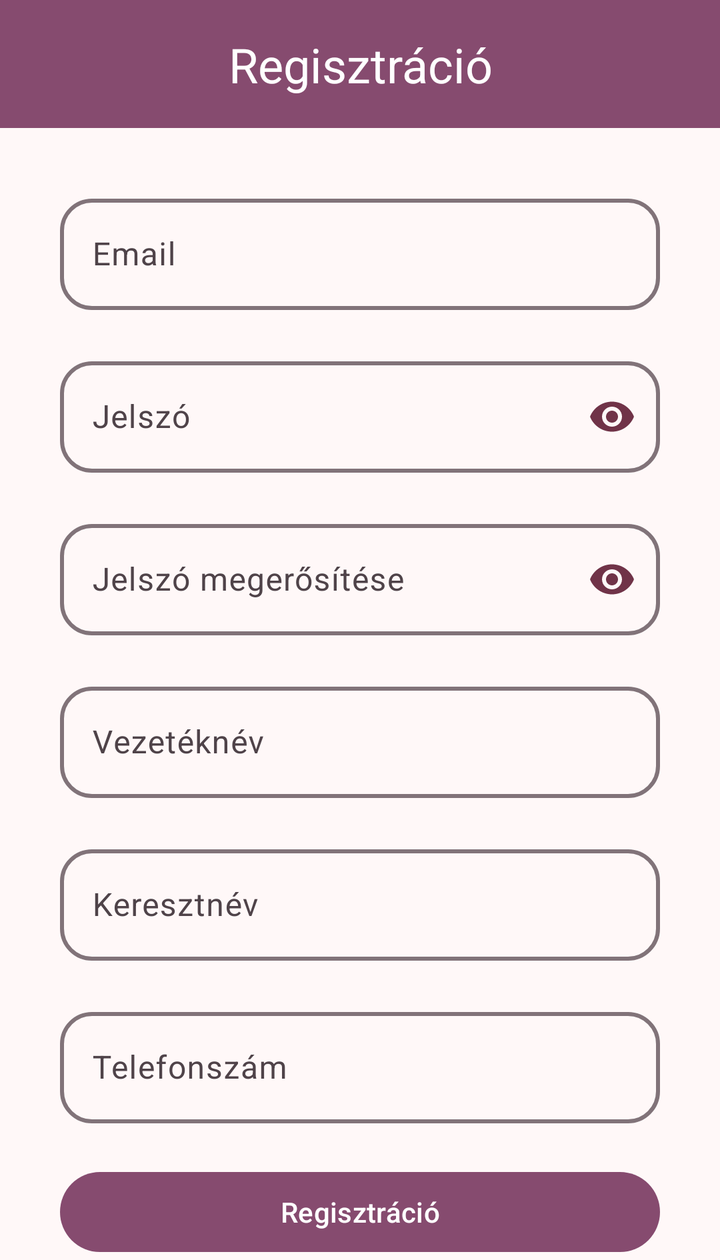
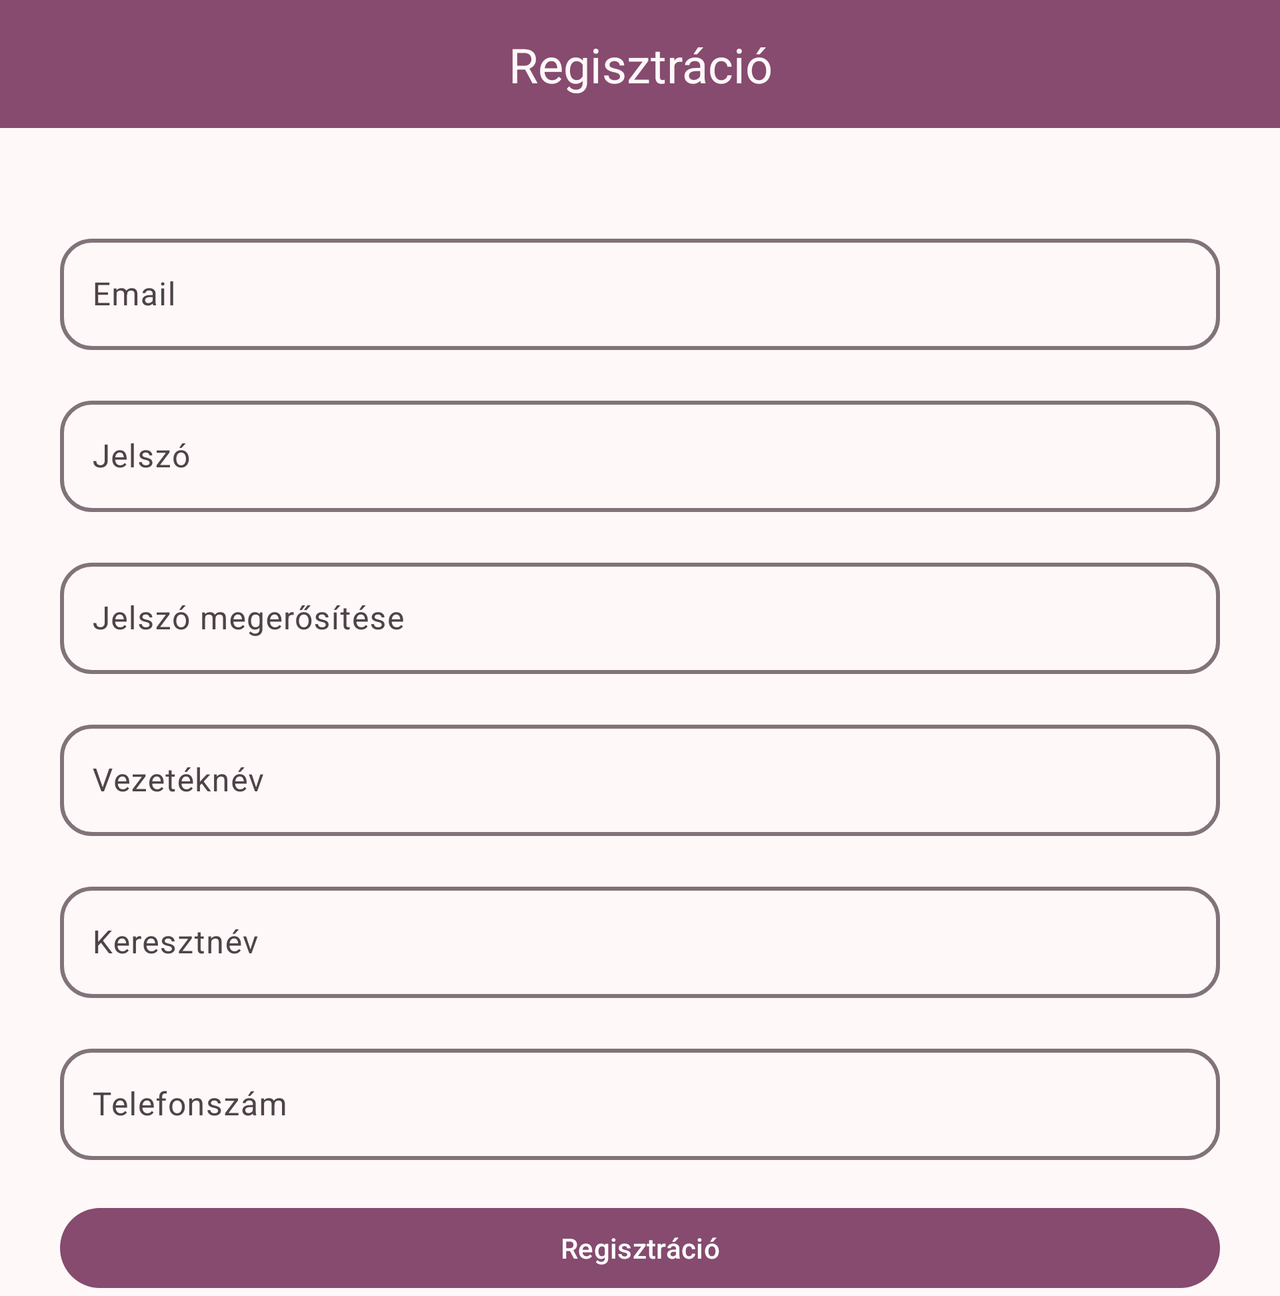

The same Android screen from two of the app's own layout files: first res/layout/ as a phone draws it, then the repository's variant for another configuration, drawn on a device whose configuration selects that folder. Both files follow.
<!-- AndroidManifest.xml: application theme Base.Theme.NailAppt -->
<!-- res/layout/activity_register.xml -->
<?xml version="1.0" encoding="utf-8"?>
<androidx.constraintlayout.widget.ConstraintLayout xmlns:android="http://schemas.android.com/apk/res/android"
    xmlns:app="http://schemas.android.com/apk/res-auto"
    xmlns:tools="http://schemas.android.com/tools"
    android:id="@+id/signup"
    android:layout_width="match_parent"
    android:layout_height="wrap_content"
    tools:context=".RegisterActivity">

    <androidx.appcompat.widget.Toolbar
        android:id="@+id/toolbar"
        android:layout_width="match_parent"
        android:layout_height="wrap_content"
        android:background="?attr/colorPrimary"
        android:minHeight="?attr/actionBarSize"
        android:theme="?attr/actionBarTheme"
        app:layout_constraintBottom_toBottomOf="parent"
        app:layout_constraintEnd_toEndOf="parent"
        app:layout_constraintHorizontal_bias="0.5"
        app:layout_constraintStart_toStartOf="parent"
        app:layout_constraintTop_toTopOf="parent"
        app:layout_constraintVertical_bias="0.0">

    </androidx.appcompat.widget.Toolbar>


    <com.google.android.material.textfield.TextInputLayout
        android:id="@+id/editTextEmailLayout"
        android:layout_width="match_parent"
        android:layout_height="wrap_content"
        android:layout_marginStart="30dp"
        android:layout_marginEnd="30dp"
        android:layout_marginTop="30dp"
        app:boxCornerRadiusBottomEnd="16dp"
        app:boxCornerRadiusBottomStart="16dp"
        app:boxCornerRadiusTopEnd="16dp"
        app:boxCornerRadiusTopStart="16dp"
        app:boxStrokeWidth="2dp"
        app:errorEnabled="true"
        app:layout_constraintBottom_toTopOf="@+id/editTextPasswordLayout"
        app:layout_constraintTop_toBottomOf="@+id/toolbar"
        app:layout_constraintVertical_chainStyle="packed"
        tools:layout_editor_absoluteX="0dp">

        <com.google.android.material.textfield.TextInputEditText
            android:id="@+id/editTextEmail"
            android:layout_width="match_parent"
            android:layout_height="wrap_content"
            android:ems="10"
            android:hint="@string/email"
            android:inputType="textEmailAddress" />
    </com.google.android.material.textfield.TextInputLayout>

    <com.google.android.material.textfield.TextInputLayout
        android:id="@+id/editTextPasswordLayout"
        android:layout_width="match_parent"
        android:layout_height="wrap_content"
        android:layout_marginStart="30dp"
        android:layout_marginEnd="30dp"
        app:boxCornerRadiusBottomEnd="16dp"
        app:boxCornerRadiusBottomStart="16dp"
        app:boxCornerRadiusTopEnd="16dp"
        app:boxCornerRadiusTopStart="16dp"
        app:boxStrokeWidth="2dp"
        app:errorEnabled="true"
        app:layout_constraintBottom_toTopOf="@+id/editTextPasswordAgainLayout"
        app:layout_constraintTop_toBottomOf="@+id/editTextEmailLayout"
        app:layout_constraintVertical_chainStyle="packed"
        app:passwordToggleEnabled="true"
        app:passwordToggleTint="@color/md_theme_onTertiaryContainer"
        tools:layout_editor_absoluteX="30dp">

        <com.google.android.material.textfield.TextInputEditText
            android:id="@+id/editTextPassword"
            android:layout_width="match_parent"
            android:layout_height="wrap_content"
            android:ems="10"
            android:hint="@string/password"
            android:inputType="textPassword" />
    </com.google.android.material.textfield.TextInputLayout>

    <com.google.android.material.textfield.TextInputLayout
        android:id="@+id/editTextPasswordAgainLayout"
        android:layout_width="match_parent"
        android:layout_height="wrap_content"
        android:layout_marginStart="30dp"
        android:layout_marginEnd="30dp"
        app:boxCornerRadiusBottomEnd="16dp"
        app:boxCornerRadiusBottomStart="16dp"
        app:boxCornerRadiusTopEnd="16dp"
        app:boxCornerRadiusTopStart="16dp"
        app:boxStrokeWidth="2dp"
        app:errorEnabled="true"
        app:layout_constraintBottom_toTopOf="@+id/editTextSurnameLayout"
        app:layout_constraintTop_toBottomOf="@+id/editTextPasswordLayout"
        app:passwordToggleEnabled="true"
        app:passwordToggleTint="@color/md_theme_onTertiaryContainer"
        tools:layout_editor_absoluteX="30dp">

        <com.google.android.material.textfield.TextInputEditText
            android:id="@+id/editTextPasswordAgain"
            android:layout_width="match_parent"
            android:layout_height="wrap_content"
            android:ems="10"
            android:hint="@string/pwdagain"
            android:inputType="textPassword" />
    </com.google.android.material.textfield.TextInputLayout>

    <com.google.android.material.textfield.TextInputLayout
        android:id="@+id/editTextSurnameLayout"
        android:layout_width="match_parent"
        android:layout_height="wrap_content"
        android:layout_marginStart="30dp"
        android:layout_marginEnd="30dp"
        app:boxCornerRadiusBottomEnd="16dp"
        app:boxCornerRadiusBottomStart="16dp"
        app:boxCornerRadiusTopEnd="16dp"
        app:boxCornerRadiusTopStart="16dp"
        app:boxStrokeWidth="2dp"
        app:errorEnabled="true"
        app:layout_constraintBottom_toTopOf="@+id/editTextFirstNameLayout"
        app:layout_constraintTop_toBottomOf="@+id/editTextPasswordAgainLayout"
        tools:layout_editor_absoluteX="30dp">

        <com.google.android.material.textfield.TextInputEditText
            android:id="@+id/editTextSurname"
            android:layout_width="match_parent"
            android:layout_height="wrap_content"
            android:ems="10"
            android:hint="@string/surname"
            android:inputType="textPersonName" />
    </com.google.android.material.textfield.TextInputLayout>

    <com.google.android.material.textfield.TextInputLayout
        android:id="@+id/editTextFirstNameLayout"
        android:layout_width="match_parent"
        android:layout_height="wrap_content"
        android:layout_marginStart="30dp"
        android:layout_marginEnd="30dp"
        app:boxCornerRadiusBottomEnd="16dp"
        app:boxCornerRadiusBottomStart="16dp"
        app:boxCornerRadiusTopEnd="16dp"
        app:boxCornerRadiusTopStart="16dp"
        app:boxStrokeWidth="2dp"
        app:errorEnabled="true"
        app:layout_constraintBottom_toTopOf="@id/editTextPhoneNumLayout"
        app:layout_constraintTop_toBottomOf="@+id/editTextSurnameLayout"
        tools:layout_editor_absoluteX="30dp">

        <com.google.android.material.textfield.TextInputEditText
            android:id="@+id/editTextFirstName"
            android:layout_width="match_parent"
            android:layout_height="wrap_content"
            android:ems="10"
            android:hint="@string/firstname"
            android:inputType="textPersonName" />
    </com.google.android.material.textfield.TextInputLayout>

    <com.google.android.material.textfield.TextInputLayout
        android:id="@+id/editTextPhoneNumLayout"
        android:layout_width="match_parent"
        android:layout_height="wrap_content"
        android:layout_marginStart="30dp"
        android:layout_marginEnd="30dp"
        app:boxCornerRadiusBottomEnd="16dp"
        app:boxCornerRadiusBottomStart="16dp"
        app:boxCornerRadiusTopEnd="16dp"
        app:boxCornerRadiusTopStart="16dp"
        app:boxStrokeWidth="2dp"
        app:errorEnabled="true"
        app:layout_constraintBottom_toTopOf="@id/regButton"
        app:layout_constraintTop_toBottomOf="@+id/editTextFirstNameLayout"
        tools:layout_editor_absoluteX="30dp">

        <com.google.android.material.textfield.TextInputEditText
            android:id="@+id/editTextPhoneNum"
            android:layout_width="match_parent"
            android:layout_height="wrap_content"
            android:ems="10"
            android:hint="@string/phoneNum"
            android:inputType="phone" />
    </com.google.android.material.textfield.TextInputLayout>

    <Button
        android:id="@+id/regButton"
        android:layout_width="0dp"
        android:layout_height="wrap_content"
        android:layout_marginStart="30dp"
        android:layout_marginEnd="30dp"
        android:onClick="register"
        android:text="@string/signup"
        app:layout_constraintBottom_toBottomOf="parent"
        app:layout_constraintEnd_toEndOf="parent"
        app:layout_constraintHorizontal_bias="1.0"
        app:layout_constraintStart_toStartOf="parent"
        app:layout_constraintTop_toBottomOf="@+id/editTextPhoneNumLayout" />

    <androidx.constraintlayout.widget.ConstraintLayout
        android:id="@+id/toolbarLayout"
        android:layout_width="match_parent"
        android:layout_height="?attr/actionBarSize"
        app:layout_constraintEnd_toEndOf="parent"
        app:layout_constraintHorizontal_bias="0.0"
        app:layout_constraintStart_toStartOf="parent"
        app:layout_constraintTop_toTopOf="parent">

        <ImageButton
            android:id="@+id/imageButton"
            android:layout_width="wrap_content"
            android:layout_height="match_parent"
            android:backgroundTint="#00FFFFFF"
            android:padding="15dp"
            android:contentDescription="@string/back"
            android:onClick="back"
            app:layout_constraintBottom_toBottomOf="parent"
            app:layout_constraintStart_toStartOf="parent"
            app:layout_constraintTop_toTopOf="parent"
            app:srcCompat="@drawable/ic_back_arrow" />

        <TextView
            android:id="@+id/RegTextView"
            android:layout_width="wrap_content"
            android:layout_height="wrap_content"
            android:text="@string/signup"
            android:textAlignment="center"
            android:textColor="@color/md_theme_onPrimary"
            android:textSize="24sp"
            app:layout_constraintBottom_toBottomOf="parent"
            app:layout_constraintEnd_toEndOf="parent"
            app:layout_constraintStart_toStartOf="@+id/imageButton"
            app:layout_constraintTop_toTopOf="parent" />
    </androidx.constraintlayout.widget.ConstraintLayout>


</androidx.constraintlayout.widget.ConstraintLayout>
<!-- resources referenced by this layout -->
<resources>
  <color name="md_theme_onPrimary">#FFFFFF</color>
  <color name="md_theme_onTertiaryContainer">#703348</color>
  <string name="back">Back</string>
  <string name="email">Email</string>
  <string name="firstname">Keresztnév</string>
  <string name="password">Jelszó</string>
  <string name="phoneNum">Telefonszám</string>
  <string name="pwdagain">Jelszó megerősítése</string>
  <string name="signup">Regisztráció</string>
  <string name="surname">Vezetéknév</string>
  <color name="md_theme_primary">#864B6F</color>
  <color name="md_theme_primaryContainer">#FFD8EB</color>
  <color name="md_theme_onPrimaryContainer">#6B3456</color>
  <color name="md_theme_secondary">#7E4D7B</color>
  <color name="md_theme_onSecondary">#FFFFFF</color>
  <color name="md_theme_secondaryContainer">#FFD6F7</color>
  <color name="md_theme_onSecondaryContainer">#643662</color>
  <color name="md_theme_tertiary">#8C4A60</color>
  <color name="md_theme_onTertiary">#FFFFFF</color>
  <color name="md_theme_tertiaryContainer">#FFD9E2</color>
  <color name="md_theme_error">#BA1A1A</color>
  <color name="md_theme_onError">#FFFFFF</color>
  <color name="md_theme_errorContainer">#FFDAD6</color>
  <color name="md_theme_onErrorContainer">#93000A</color>
  <color name="md_theme_background">#FFF8F8</color>
  <color name="md_theme_onBackground">#211A1D</color>
  <color name="md_theme_surface">#FFF8F8</color>
  <color name="md_theme_onSurface">#211A1D</color>
  <color name="md_theme_surfaceVariant">#F0DEE5</color>
  <color name="md_theme_onSurfaceVariant">#4F4349</color>
  <color name="md_theme_outline">#817379</color>
  <color name="md_theme_outlineVariant">#D3C2C9</color>
  <color name="md_theme_inverseSurface">#362E32</color>
  <color name="md_theme_inverseOnSurface">#FCEDF2</color>
  <color name="md_theme_inversePrimary">#FAB1D9</color>
  <color name="md_theme_primaryFixed">#FFD8EB</color>
  <color name="md_theme_onPrimaryFixed">#370729</color>
  <color name="md_theme_primaryFixedDim">#FAB1D9</color>
  <color name="md_theme_onPrimaryFixedVariant">#6B3456</color>
  <color name="md_theme_secondaryFixed">#FFD6F7</color>
  <color name="md_theme_onSecondaryFixed">#330834</color>
  <color name="md_theme_secondaryFixedDim">#EFB3E8</color>
  <color name="md_theme_onSecondaryFixedVariant">#643662</color>
  <color name="md_theme_tertiaryFixed">#FFD9E2</color>
  <color name="md_theme_onTertiaryFixed">#3A071D</color>
  <color name="md_theme_tertiaryFixedDim">#FFB1C8</color>
  <color name="md_theme_onTertiaryFixedVariant">#703348</color>
  <color name="md_theme_surfaceDim">#E4D6DB</color>
  <color name="md_theme_surfaceBright">#FFF8F8</color>
  <color name="md_theme_surfaceContainerLowest">#FFFFFF</color>
  <color name="md_theme_surfaceContainerLow">#FFF0F5</color>
  <color name="md_theme_surfaceContainer">#F9EAEF</color>
  <color name="md_theme_surfaceContainerHigh">#F3E4E9</color>
  <color name="md_theme_surfaceContainerHighest">#EDDFE4</color>
</resources>
<!-- res/layout-land/activity_register.xml (the repository's variant of the layout above) -->
<!-- drawn on the phone turned sideways -->
<?xml version="1.0" encoding="utf-8"?>
<ScrollView xmlns:app="http://schemas.android.com/apk/res-auto"
    xmlns:tools="http://schemas.android.com/tools"
    android:layout_width="match_parent"
    android:layout_height="match_parent"
    xmlns:android="http://schemas.android.com/apk/res/android">

    <LinearLayout
        android:id="@+id/signup"
        android:layout_width="match_parent"
        android:layout_height="wrap_content"
        android:orientation="vertical"
        tools:context=".RegisterActivity">


        <androidx.constraintlayout.widget.ConstraintLayout
            android:id="@+id/toolbarLayout"
            android:layout_width="match_parent"
            android:layout_height="?attr/actionBarSize">

            <androidx.appcompat.widget.Toolbar
                android:id="@+id/toolbar"
                android:layout_width="match_parent"
                android:layout_height="wrap_content"
                android:background="?attr/colorPrimary"
                android:minHeight="?attr/actionBarSize"
                android:theme="?attr/actionBarTheme"
                app:layout_constraintEnd_toEndOf="parent"
                app:layout_constraintStart_toStartOf="parent"
                app:layout_constraintTop_toTopOf="parent">


            </androidx.appcompat.widget.Toolbar>

            <ImageButton
                android:id="@+id/imageButton"
                android:layout_width="wrap_content"
                android:layout_height="match_parent"
                android:backgroundTint="#00FFFFFF"
                android:contentDescription="Back button"
                android:onClick="back"
                android:padding="15dp"
                app:layout_constraintBottom_toBottomOf="parent"
                app:layout_constraintStart_toStartOf="parent"
                app:layout_constraintTop_toTopOf="parent"
                app:srcCompat="@drawable/ic_back_arrow" />

            <TextView
                android:id="@+id/RegTextView"
                android:layout_width="wrap_content"
                android:layout_height="wrap_content"
                android:text="@string/signup"
                android:textAlignment="center"
                android:textColor="@color/md_theme_background"
                android:textSize="24sp"
                app:layout_constraintBottom_toBottomOf="parent"
                app:layout_constraintEnd_toEndOf="parent"
                app:layout_constraintStart_toStartOf="@+id/imageButton"
                app:layout_constraintTop_toTopOf="parent" />

        </androidx.constraintlayout.widget.ConstraintLayout>

        <com.google.android.material.textfield.TextInputLayout
            android:id="@+id/editTextEmailLayout"
            android:layout_width="match_parent"
            android:layout_height="wrap_content"
            android:layout_marginStart="30dp"
            android:layout_marginTop="50dp"
            android:layout_marginEnd="30dp"
            android:layout_marginBottom="20dp"
            app:boxCornerRadiusBottomEnd="16dp"
            app:boxCornerRadiusBottomStart="16dp"
            app:boxCornerRadiusTopEnd="16dp"
            app:boxCornerRadiusTopStart="16dp"
            app:boxStrokeWidth="2dp">

            <com.google.android.material.textfield.TextInputEditText
                android:id="@+id/editTextEmail"
                android:layout_width="match_parent"
                android:layout_height="wrap_content"
                android:ems="10"
                android:hint="@string/email"
                android:inputType="textEmailAddress" />
        </com.google.android.material.textfield.TextInputLayout>

        <com.google.android.material.textfield.TextInputLayout
            android:id="@+id/editTextPasswordLayout"
            android:layout_width="match_parent"
            android:layout_height="wrap_content"
            android:layout_marginStart="30dp"
            android:layout_marginEnd="30dp"
            android:layout_marginBottom="20dp"
            app:boxCornerRadiusBottomEnd="16dp"
            app:boxCornerRadiusBottomStart="16dp"
            app:boxCornerRadiusTopEnd="16dp"
            app:boxCornerRadiusTopStart="16dp"
            app:boxStrokeWidth="2dp">

            <com.google.android.material.textfield.TextInputEditText
                android:id="@+id/editTextPassword"
                android:layout_width="match_parent"
                android:layout_height="wrap_content"
                android:ems="10"
                android:hint="@string/password"
                android:inputType="textPassword" />
        </com.google.android.material.textfield.TextInputLayout>

        <com.google.android.material.textfield.TextInputLayout
            android:id="@+id/editTextPasswordAgainLayout"
            android:layout_width="match_parent"
            android:layout_height="wrap_content"
            android:layout_marginStart="30dp"
            android:layout_marginEnd="30dp"
            android:layout_marginBottom="20dp"
            app:boxCornerRadiusBottomEnd="16dp"
            app:boxCornerRadiusBottomStart="16dp"
            app:boxCornerRadiusTopEnd="16dp"
            app:boxCornerRadiusTopStart="16dp"
            app:boxStrokeWidth="2dp">

            <com.google.android.material.textfield.TextInputEditText
                android:id="@+id/editTextPasswordAgain"
                android:layout_width="match_parent"
                android:layout_height="wrap_content"
                android:ems="10"
                android:hint="@string/pwdagain"
                android:inputType="textPassword" />
        </com.google.android.material.textfield.TextInputLayout>

        <com.google.android.material.textfield.TextInputLayout
            android:id="@+id/editTextSurnameLayout"
            android:layout_width="match_parent"
            android:layout_height="wrap_content"
            android:layout_marginStart="30dp"
            android:layout_marginEnd="30dp"
            android:layout_marginBottom="20dp"
            app:boxCornerRadiusBottomEnd="16dp"
            app:boxCornerRadiusBottomStart="16dp"
            app:boxCornerRadiusTopEnd="16dp"
            app:boxCornerRadiusTopStart="16dp"
            app:boxStrokeWidth="2dp">

            <com.google.android.material.textfield.TextInputEditText
                android:id="@+id/editTextSurname"
                android:layout_width="match_parent"
                android:layout_height="wrap_content"
                android:ems="10"
                android:hint="@string/surname"
                android:inputType="textPersonName" />
        </com.google.android.material.textfield.TextInputLayout>

        <com.google.android.material.textfield.TextInputLayout
            android:id="@+id/editTextFirstNameLayout"
            android:layout_width="match_parent"
            android:layout_height="wrap_content"
            android:layout_marginStart="30dp"
            android:layout_marginEnd="30dp"
            android:layout_marginBottom="20dp"
            app:boxCornerRadiusBottomEnd="16dp"
            app:boxCornerRadiusBottomStart="16dp"
            app:boxCornerRadiusTopEnd="16dp"
            app:boxCornerRadiusTopStart="16dp"
            app:boxStrokeWidth="2dp">

            <com.google.android.material.textfield.TextInputEditText
                android:id="@+id/editTextFirstName"
                android:layout_width="match_parent"
                android:layout_height="wrap_content"
                android:ems="10"
                android:hint="@string/firstname"
                android:inputType="textPersonName" />
        </com.google.android.material.textfield.TextInputLayout>

        <com.google.android.material.textfield.TextInputLayout
            android:id="@+id/editTextPhoneNumLayout"
            android:layout_width="match_parent"
            android:layout_height="wrap_content"
            android:layout_marginStart="30dp"
            android:layout_marginEnd="30dp"
            android:layout_marginBottom="20dp"
            app:boxCornerRadiusBottomEnd="16dp"
            app:boxCornerRadiusBottomStart="16dp"
            app:boxCornerRadiusTopEnd="16dp"
            app:boxCornerRadiusTopStart="16dp"
            app:boxStrokeWidth="2dp">

            <com.google.android.material.textfield.TextInputEditText
                android:id="@+id/editTextPhoneNum"
                android:layout_width="match_parent"
                android:layout_height="wrap_content"
                android:ems="10"
                android:hint="@string/phoneNum"
                android:inputType="phone" />
        </com.google.android.material.textfield.TextInputLayout>

        <Button
            android:id="@+id/regButton"
            android:layout_width="match_parent"
            android:layout_height="wrap_content"
            android:layout_marginStart="30dp"
            android:layout_marginEnd="30dp"
            android:onClick="register"
            android:text="@string/signup" />


    </LinearLayout>

</ScrollView>
<!-- resources referenced by the variant -->
<!-- as the phone turned sideways resolves them -->
<resources>
  <color name="md_theme_background">#FFF8F8</color>
  <string name="email">Email</string>
  <string name="firstname">Keresztnév</string>
  <string name="password">Jelszó</string>
  <string name="phoneNum">Telefonszám</string>
  <string name="pwdagain">Jelszó megerősítése</string>
  <string name="signup">Regisztráció</string>
  <string name="surname">Vezetéknév</string>
  <color name="md_theme_primary">#864B6F</color>
  <color name="md_theme_onPrimary">#FFFFFF</color>
  <color name="md_theme_primaryContainer">#FFD8EB</color>
  <color name="md_theme_onPrimaryContainer">#6B3456</color>
  <color name="md_theme_secondary">#7E4D7B</color>
  <color name="md_theme_onSecondary">#FFFFFF</color>
  <color name="md_theme_secondaryContainer">#FFD6F7</color>
  <color name="md_theme_onSecondaryContainer">#643662</color>
  <color name="md_theme_tertiary">#8C4A60</color>
  <color name="md_theme_onTertiary">#FFFFFF</color>
  <color name="md_theme_tertiaryContainer">#FFD9E2</color>
  <color name="md_theme_onTertiaryContainer">#703348</color>
  <color name="md_theme_error">#BA1A1A</color>
  <color name="md_theme_onError">#FFFFFF</color>
  <color name="md_theme_errorContainer">#FFDAD6</color>
  <color name="md_theme_onErrorContainer">#93000A</color>
  <color name="md_theme_onBackground">#211A1D</color>
  <color name="md_theme_surface">#FFF8F8</color>
  <color name="md_theme_onSurface">#211A1D</color>
  <color name="md_theme_surfaceVariant">#F0DEE5</color>
  <color name="md_theme_onSurfaceVariant">#4F4349</color>
  <color name="md_theme_outline">#817379</color>
  <color name="md_theme_outlineVariant">#D3C2C9</color>
  <color name="md_theme_inverseSurface">#362E32</color>
  <color name="md_theme_inverseOnSurface">#FCEDF2</color>
  <color name="md_theme_inversePrimary">#FAB1D9</color>
  <color name="md_theme_primaryFixed">#FFD8EB</color>
  <color name="md_theme_onPrimaryFixed">#370729</color>
  <color name="md_theme_primaryFixedDim">#FAB1D9</color>
  <color name="md_theme_onPrimaryFixedVariant">#6B3456</color>
  <color name="md_theme_secondaryFixed">#FFD6F7</color>
  <color name="md_theme_onSecondaryFixed">#330834</color>
  <color name="md_theme_secondaryFixedDim">#EFB3E8</color>
  <color name="md_theme_onSecondaryFixedVariant">#643662</color>
  <color name="md_theme_tertiaryFixed">#FFD9E2</color>
  <color name="md_theme_onTertiaryFixed">#3A071D</color>
  <color name="md_theme_tertiaryFixedDim">#FFB1C8</color>
  <color name="md_theme_onTertiaryFixedVariant">#703348</color>
  <color name="md_theme_surfaceDim">#E4D6DB</color>
  <color name="md_theme_surfaceBright">#FFF8F8</color>
  <color name="md_theme_surfaceContainerLowest">#FFFFFF</color>
  <color name="md_theme_surfaceContainerLow">#FFF0F5</color>
  <color name="md_theme_surfaceContainer">#F9EAEF</color>
  <color name="md_theme_surfaceContainerHigh">#F3E4E9</color>
  <color name="md_theme_surfaceContainerHighest">#EDDFE4</color>
</resources>
